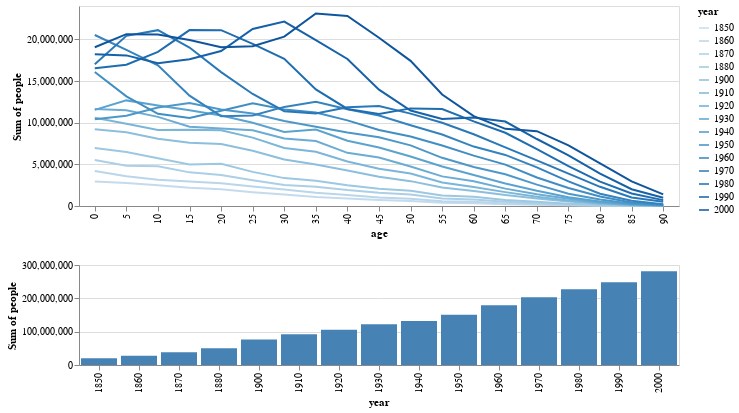

Notebook source saved alongside this figure:
### Code cell
import altair as alt
from vega_datasets import data
pop = data.population()

selection = alt.selection_multi(fields=['year'])

top = alt.Chart(data=pop).mark_line().encode(
    x='age:O',
    y='sum(people):Q',
    color = 'year:O'
).properties(
    width=600, height=200
).transform_filter(
    selection
)

bottom = alt.Chart(data=pop).mark_bar().encode(
    x='year:O',
    y='sum(people):Q',
    color=alt.condition(selection, alt.value('steelblue'), alt.value('lightgray'))
).properties(
    width=600, height=100
).add_selection(
    selection
)

alt.vconcat(
    top, bottom
)

### Figure 1 — Vega-Lite specification as saved in the notebook (floating-point values rounded to 4 significant figures; data arrays with more than 128 entries replaced by an {"elided": "..."} marker saying what was removed)
{"$schema": "https://vega.github.io/schema/vega-lite/v3.4.0.json", "config": {"mark": {"tooltip": null}, "view": {"height": 300, "width": 400}}, "data": {"name": "data-45e35b5faa42c7034b347e8bcfc8b805"}, "datasets": {"data-45e35b5faa42c7034b347e8bcfc8b805": {"elided": "570 records"}}, "vconcat": [{"encoding": {"color": {"field": "year", "type": "ordinal"}, "x": {"field": "age", "type": "ordinal"}, "y": {"aggregate": "sum", "field": "people", "type": "quantitative"}}, "height": 200, "mark": "line", "transform": [{"filter": {"selection": "selector006"}}], "width": 600}, {"encoding": {"color": {"condition": {"selection": "selector006", "value": "steelblue"}, "value": "lightgray"}, "x": {"field": "year", "type": "ordinal"}, "y": {"aggregate": "sum", "field": "people", "type": "quantitative"}}, "height": 100, "mark": "bar", "selection": {"selector006": {"fields": ["year"], "type": "multi"}}, "width": 600}]}
